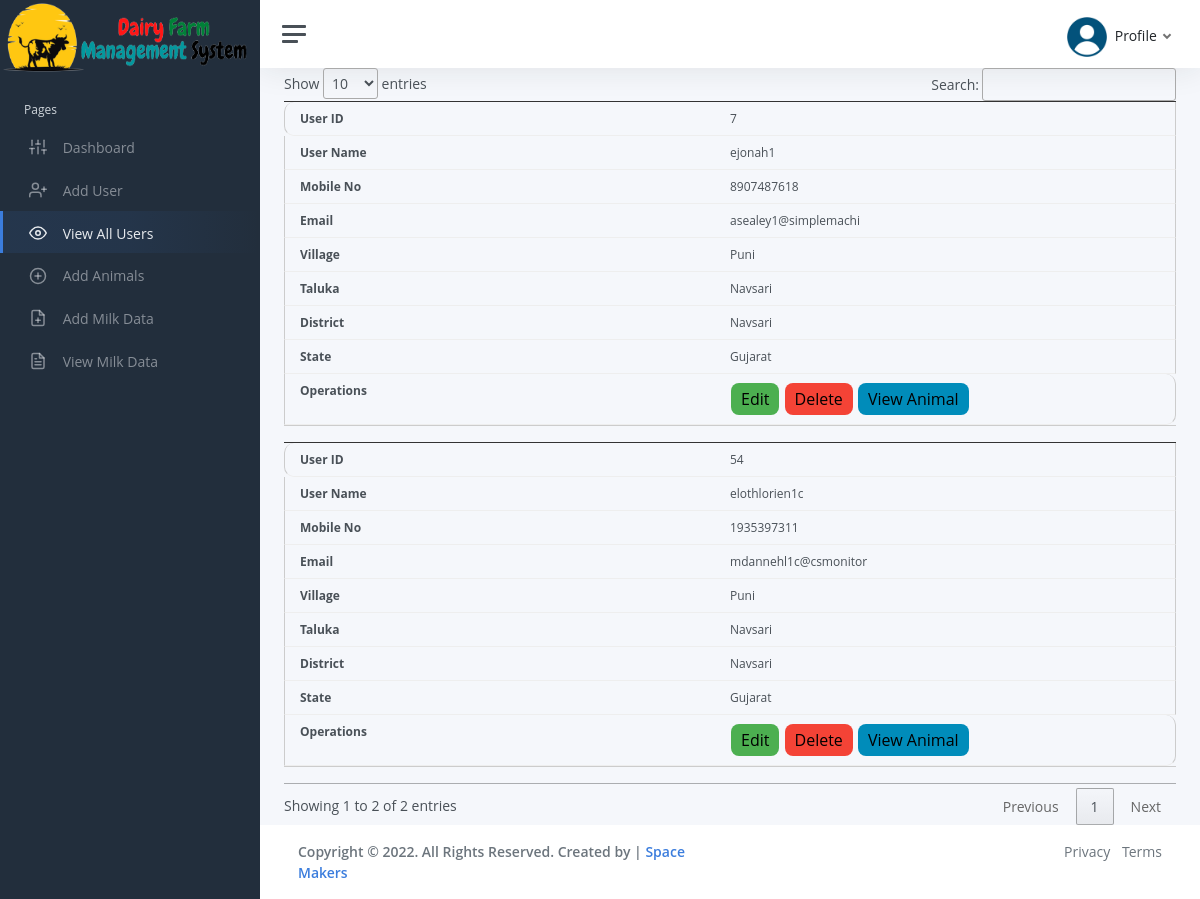
The app's page /d_attendent/view_users.php (signed in) with its own data.
### tables this page shows
CREATE TABLE `dairy_user` (
  `user_id` int(11) NOT NULL,
  `dairy_id` int(11) NOT NULL
);

CREATE TABLE `user` (
  `user_id` int(20) NOT NULL,
  `role` enum('Admin','dairy attendent','user') NOT NULL,
  `user_name` varchar(20) NOT NULL,
  `password` varchar(20) NOT NULL,
  `mobile_no` bigint(11) NOT NULL,
  `email` varchar(255) NOT NULL,
  `village` varchar(20) NOT NULL,
  `taluka` varchar(20) NOT NULL,
  `district` varchar(20) NOT NULL,
  `state` varchar(20) NOT NULL
);

### d_attendent/view_users.php (the view, shortened to what this page needs)
<?php
$con = mysqli_connect("localhost", "root", "", "dairy_management");
?>
<head>
	<link href="https://cdn.jsdelivr.net/npm/bootstrap@5.2.0/dist/css/bootstrap.min.css" rel="stylesheet">
	<link rel="stylesheet" type="text/css" href="https://cdn.datatables.net/1.12.1/css/jquery.dataTables.css">
	<link href="css/app.css" rel="stylesheet">
</head>
<body>
	<?php
	include "sidebar/view_all_users.php"
	?>
	<?php
	include "header.php"
	?>
	<main class="d-flex w-100">
		<div class="container d-flex flex-column">
			</head>
			<body>
				<table id="table_id">
					<tbody>
						<?php
						$user_id = $_SESSION['user_id'];
						$data = mysqli_query($con, "select dairy_id from dairy_owner where user_id='$user_id'");
						$res = mysqli_fetch_assoc($data);
						$dairy_id = $res["dairy_id"];
						$query = mysqli_query($con, "select * from dairy_user,user where dairy_user.dairy_id='$dairy_id' and user.user_id=dairy_user.user_id ");
						while ($result1 = mysqli_fetch_assoc($query)) {
							echo "
   <tr>
   <td>" . $result1['user_id'] . "</td>
   <td>" . $result1['user_name'] . "</td>
   <td>" . $result1['mobile_no'] . "</td>
   <td>" . $result1['email'] . "</td>
   <td>" . $result1['village'] . "</td>
   <td>" . $result1['taluka'] . "</td>
   <td>" . $result1['district'] . "</td>
   <td>" . $result1['state'] . "</td>
   <td><a href='edit.php ? uid=$result1[user_id]' class='button button1'>Edit</a>
   <a href='deleteuser.php ? uid1=$result1[user_id]' onclick='returncheckdelete()' class='button button2'>Delete</a>
   <a href='view_animal.php ? uid=$result1[user_id]' class='button button3'>View Animal</a></td>
   </tr>
   ";
						}
						?>
					</tbody>
				</table>
	</main>
</body>
</html>
<?php
include "footer.php"
?>
</body>
</html>

### d_attendent/view_users.php (style rules this page uses)
body { counter-reset: my-sec-counter; font-family: 'Open Sans', sans-serif; font-size: 14px; }
table { width: 100%; border-collapse: collapse; }
table td:first-child { border-radius: 10px 0 0 10px; }
table td:last-child { border-radius: 0 10px 10px 0; }
td, th { font-size: 12px; padding: 5px; border: 1px solid #ccc; text-align: left; }
tr:nth-of-type(even) { background-color: White; }
@media only screen and (max-width: 760px),
				(min-device-width: 768px) and (max-device-width: 1024px) { table { margin-top: 106px; } }
@media only screen and (max-width: 760px),
				(min-device-width: 768px) and (max-device-width: 1024px) { table, thead, tbody, th, td, tr { display: block; } }
@media only screen and (max-width: 760px),
				(min-device-width: 768px) and (max-device-width: 1024px) { tr { margin: 0 0 1rem 0; overflow: auto; border-bottom: 1px solid #ccc; } }
@media only screen and (max-width: 760px),
				(min-device-width: 768px) and (max-device-width: 1024px) { tbody tr:before { counter-increment: my-sec-counter; content: ""; background-color: #333; display: block; height: 1px; } }
@media only screen and (max-width: 760px),
				(min-device-width: 768px) and (max-device-width: 1024px) { tr:nth-child(odd) { background: #ccc; } }
@media only screen and (max-width: 760px),
				(min-device-width: 768px) and (max-device-width: 1024px) { td { border: none; border-bottom: 1px solid #eee; margin-right: 0%; display: block; border-right: 1px solid #ccc; border-left: 1px solid #ccc; box-sizing: border-box; } }
@media only screen and (max-width: 760px),
				(min-device-width: 768px) and (max-device-width: 1024px) { td:before { font-weight: bold; width: 50%; float: left; box-sizing: border-box; padding-left: 5px; } }
@media only screen and (max-width: 760px),
				(min-device-width: 768px) and (max-device-width: 1024px) { td:nth-of-type(1):before { content: "User ID"; } }
@media only screen and (max-width: 760px),
				(min-device-width: 768px) and (max-device-width: 1024px) { td:nth-of-type(2):before { content: "User Name"; } }
@media only screen and (max-width: 760px),
				(min-device-width: 768px) and (max-device-width: 1024px) { td:nth-of-type(3):before { content: "Mobile No"; } }
@media only screen and (max-width: 760px),
				(min-device-width: 768px) and (max-device-width: 1024px) { td:nth-of-type(4):before { content: "Email"; } }
@media only screen and (max-width: 760px),
				(min-device-width: 768px) and (max-device-width: 1024px) { td:nth-of-type(5):before { content: "Village"; } }
@media only screen and (max-width: 760px),
				(min-device-width: 768px) and (max-device-width: 1024px) { td:nth-of-type(6):before { content: "Taluka"; } }
@media only screen and (max-width: 760px),
				(min-device-width: 768px) and (max-device-width: 1024px) { td:nth-of-type(7):before { content: "District"; } }
@media only screen and (max-width: 760px),
				(min-device-width: 768px) and (max-device-width: 1024px) { td:nth-of-type(8):before { content: "State"; } }
@media only screen and (max-width: 760px),
				(min-device-width: 768px) and (max-device-width: 1024px) { td:nth-of-type(9):before { content: "Operations"; } }
.button { border: none; color: white; padding: 5px 10px; text-align: center; text-decoration: none; display: inline-block; font-size: 16px; margin: 1px 1px; cursor: pointer; }
.button1 { background-color: #4CAF50; color: black; border-radius: 8px; }
.button2 { background-color: #f44336; color: black; border-radius: 8px; }
.button3 { background-color: #008CBA; color: black; border-radius: 8px; }

### records on screen
dairy_user: user_id.user_id "7", user_id.user_name "ejonah1", user_id.mobile_no "8907487618", user_id.email "asealey1@simplemachi", user_id.village "Puni", user_id.taluka "Navsari", user_id.district "Navsari", user_id.state "Gujarat"
dairy_user: user_id.user_id "54", user_id.user_name "elothlorien1c", user_id.mobile_no "1935397311", user_id.email "mdannehl1c@csmonitor", user_id.village "Puni", user_id.taluka "Navsari", user_id.district "Navsari", user_id.state "Gujarat"
